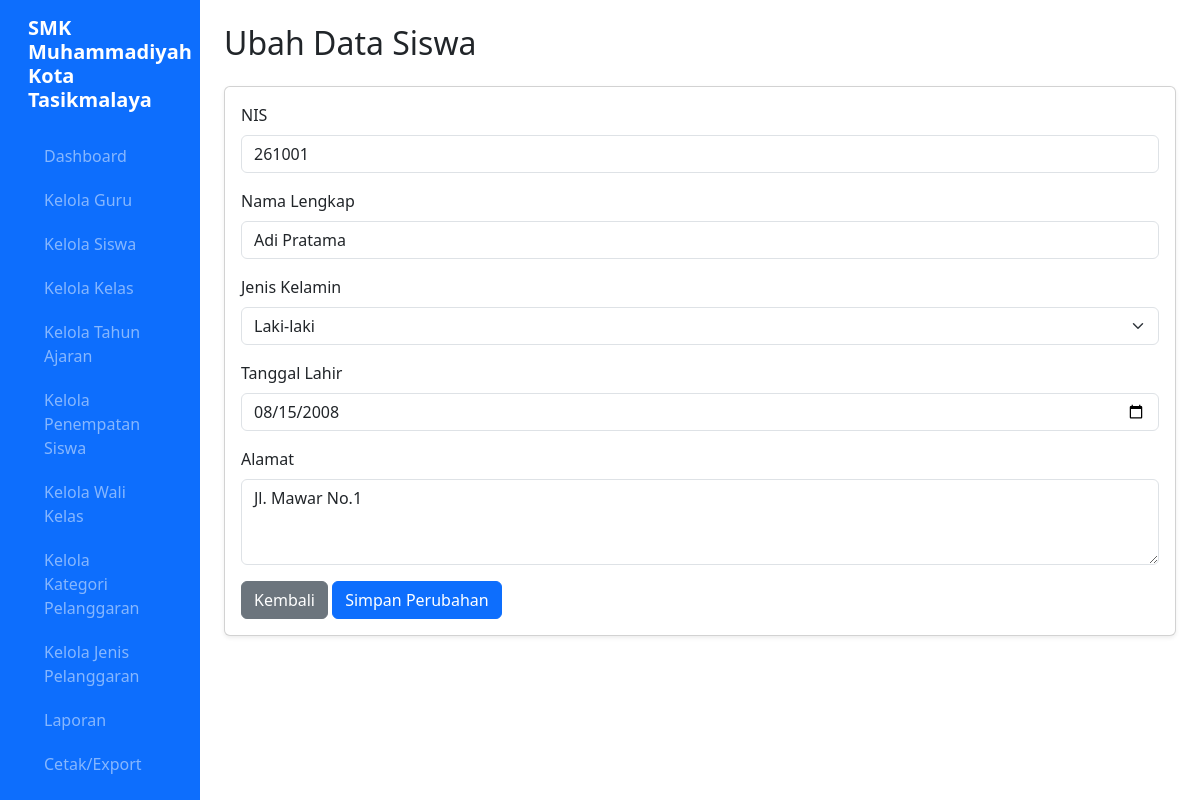
The page /edit_siswa.php?id=526 (signed in) on the database its author committed.
### tables this page shows
CREATE TABLE `t_siswa` (
  `id` int(11) NOT NULL,
  `nis` varchar(30) DEFAULT NULL,
  `nisn` varchar(20) NOT NULL,
  `nama` varchar(150) DEFAULT NULL,
  `jenis_kelamin` char(1) NOT NULL,
  `tanggal_lahir` date NOT NULL,
  `alamat` text NOT NULL,
  `status_aktif` tinyint(1) NOT NULL,
  `created_at` timestamp NOT NULL DEFAULT current_timestamp(),
  `updated_at` timestamp NOT NULL DEFAULT current_timestamp()
);

### edit_siswa.php (the view, shortened to what this page needs)
<?php
require_once "config.php";
$id = $_GET['id'] ?? 0;
$siswa = mysqli_fetch_assoc(mysqli_query($conn, "SELECT * FROM t_siswa WHERE id = '$id'"));
?>
<!DOCTYPE html>
<html lang="id">
<head>
    <link href="https://cdn.jsdelivr.net/npm/bootstrap@5.3.8/dist/css/bootstrap.min.css" rel="stylesheet">
</head>
<body>
<div class="container-fluid">
    <div class="row">
        <?php include "menu.php"; ?>
        <main class="col-md-9 col-lg-10 p-4">
            <h2 class="mb-4">Ubah Data Siswa</h2>
            <div class="card shadow-sm">
                <div class="card-body">
                    <form method="POST">
                        <div class="mb-3">
                            <label class="form-label">NIS</label>
                            <input type="text" name="nis" class="form-control" value="<?= htmlspecialchars($siswa['nis']) ?>" required>
                        </div>
                        <div class="mb-3">
                            <label class="form-label">Nama Lengkap</label>
                            <input type="text" name="nama" class="form-control" value="<?= htmlspecialchars($siswa['nama']) ?>" required>
                        </div>
                        <div class="mb-3">
                            <label class="form-label">Jenis Kelamin</label>
                            <select name="jenis_kelamin" class="form-select" required>
                                <option value="L" <?= $siswa['jenis_kelamin'] === 'L' ? 'selected' : '' ?>>Laki-laki</option>
                            </select>
                        </div>
                        <div class="mb-3">
                            <label class="form-label">Tanggal Lahir</label>
                            <input type="date" name="tanggal_lahir" class="form-control" value="<?= htmlspecialchars($siswa['tanggal_lahir']) ?>" required>
                        </div>
                        <div class="mb-3">
                            <label class="form-label">Alamat</label>
                            <textarea name="alamat" class="form-control" rows="3" required><?= htmlspecialchars($siswa['alamat']) ?></textarea>
                        </div>
                        <a href="siswa.php" class="btn btn-secondary">Kembali</a>
                        <button type="submit" class="btn btn-primary">Simpan Perubahan</button>
                    </form>
                </div>
            </div>
        </main>
    </div>
</div>
</body>
</html>

### rows shown on the page
t_siswa: nis "261001", nama "Adi Pratama", jenis_kelamin "Laki-laki", tanggal_lahir "08/15/2008", alamat "Jl. Mawar No.1"
